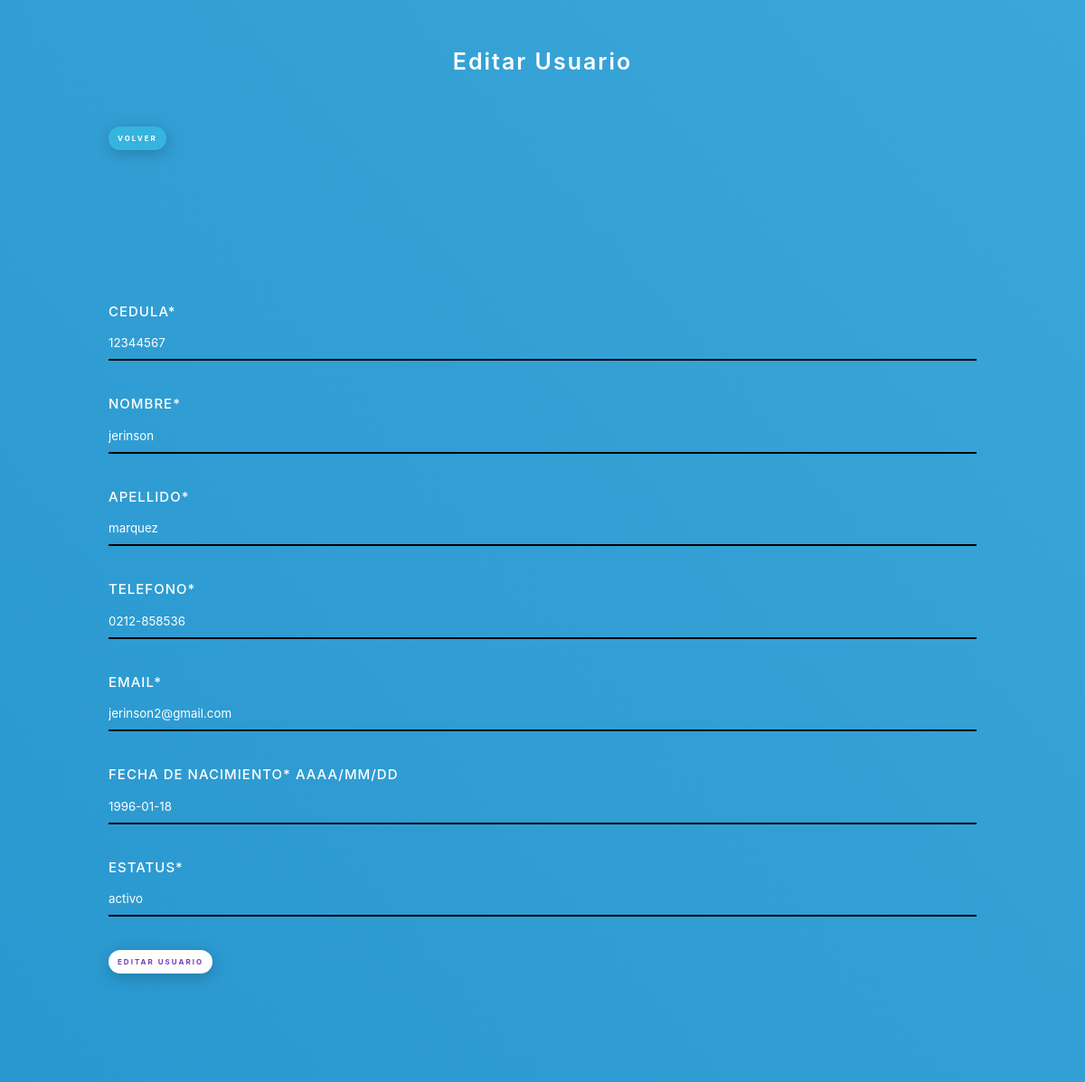
The page /editar.php?id=4 on the database its author committed.
### tables this page shows
CREATE TABLE `usuario` (
  `id` int(11) NOT NULL,
  `cedula` varchar(8) NOT NULL,
  `nombre` varchar(250) NOT NULL,
  `apellido` varchar(250) NOT NULL,
  `telefono` varchar(11) NOT NULL,
  `email` varchar(100) NOT NULL,
  `fecha_nac` date NOT NULL,
  `estatus` varchar(10) NOT NULL
);

### editar.php (the view, shortened to what this page needs)
<!DOCTYPE html>
<html lang="en">
<head>
	<link rel="stylesheet" href="https://cdnjs.cloudflare.com/ajax/libs/font-awesome/4.7.0/css/font-awesome.min.css">
	<link rel="stylesheet" href="https://cdnjs.cloudflare.com/ajax/libs/bulma/0.4.3/css/bulma.min.css">
	<link rel="stylesheet" href="css/style.css">
</head>
<body>
<div class="degradado"></div>
<div class="contenedor-title">
	<h1>Editar Usuario</h1>
</div>
<div class="agregar">
	<a href="index.php" class="editar">volver</a>
</div>
<div class="contenedor-formulario-usuario">
<?php
    $id=$_GET['id'];
    include 'conexion1.php';
    $res = $mysqli->query("SELECT * FROM usuario where id='$id'");
    while ($f = $res->fetch_object()) {
    ?>
    <form name="usuario" method="post" action="editar-usuario.php" >
    <label for="">Cedula*</label>
    <input type="text" class="inputtexto" name="cedula" value="<?php echo $f->cedula;?>" required>
    <label for="">Nombre*</label>
    <input type="text" class="inputtexto" name="nombre" value="<?php echo $f->nombre;?>" required>
    <label for="">Apellido*</label>
    <input type="text" class="inputtexto" name="apellido" value="<?php echo $f->apellido;?>" required>
    <label for="">telefono*</label>
    <input type="text" class="inputtexto" name="telefono" value="<?php echo $f->telefono;?>" required>
    <label for="">Email*</label>
    <input type="email" class="inputtexto" name="correo" value="<?php echo $f->email;?>" required>
    <label for="">Fecha de nacimiento* aaaa/mm/dd</label>
    <input type="text" class="inputtexto" name="fecha" value="<?php echo $f->fecha_nac;?>" required>
    <label for="">Estatus*</label>
    <input type="text" class="inputtexto" name="estatus" value="<?php echo $f->estatus;?>" required>
 	<input type="submit" name="cargar" value="Editar usuario" class="registro">
</form>
    <?php
    }
    ?>
</div>
</body>
</html>

### css/style.css (style rules this page uses)
*, html, body { padding: 0; margin:0; color: white; }
body { overflow: hidden; }
.contenedor-title { width: 100%; text-align: center; padding: 50px; }
.contenedor-title h1 { font-size: 25px; font-weight: 600; letter-spacing: 2px; }
.contenedor-formulario-usuario { position: relative; color: #fff; padding: 120px; }
.contenedor-formulario-usuario label { font-size: 15px; text-transform: uppercase; letter-spacing: 1px; font-weight: 500; width: 500px; position: relative; }
.contenedor-formulario-usuario input[type=text], .contenedor-formulario-usuario input[type=email],.contenedor-formulario-usuario input[type=number] { width: 100%; height: 38px; color: #fff; border-radius: 0; background: transparent; border-bottom: 2px solid #000; border-top: 0; border-right: 0; border-left: 0; margin-bottom: 35px; margin-top: 5px; }
.registro { background: #fff; border-radius: 2vh; padding: 8px 10px; font-size: 8px; color: #753bbd; font-weight: 700; text-transform: uppercase; letter-spacing: 2px; position: relative; -webkit-box-shadow: 1px 4px 17px rgba(0,0,0,.2); box-shadow: 1px 4px 17px rgba(0,0,0,.2); border-style: none; cursor: pointer; }
.editar { background: #35b4df; border-radius: 2vh; padding: 8px 10px; font-size: 8px; color: white; font-weight: 700; text-transform: uppercase; letter-spacing: 2px; position: relative; -webkit-box-shadow: 1px 4px 17px rgba(0,0,0,.2); box-shadow: 1px 4px 17px rgba(0,0,0,.2); border-style: none; cursor: pointer; }
.agregar { width: 80%; position: relative; margin: 0 auto; padding-bottom: 50px; }
.degradado { width: 200%; position: fixed; height: 200%; z-index: -1; background: linear-gradient(49deg, #080808, #0b81c2, #6cccef, #dcdcdc); background-size: 800% 800%; -webkit-animation: factory 11s ease infinite; -moz-animation: factory 11s ease infinite; animation: factory 11s ease infinite; }

### rows shown on the page
usuario: cedula "12344567", nombre "jerinson", apellido "marquez", telefono "0212-858536", correo "jerinson2@gmail.com", fecha "1996-01-18", estatus "activo"
